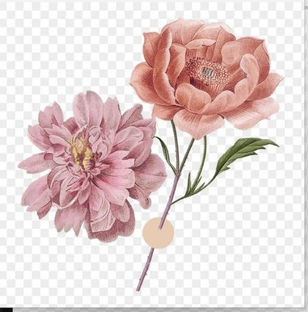
#> input picture assets/flower.png, 308 x 312 px, shrunk from 630 x 640 before the run, given in place of flower.jpg, which was not available
$ python pract2.py
#> lines starting #> are read from the running program, lines starting #| are printed output that depends on the picture; pictures that were not available may be replaced by others from this repository, and a replacement may not be noted
# [79 lines of commented-out code are left out]


import cv2
import numpy as np

img1 = cv2.imread("/Users/vikas/PBL/flower.jpg")
#> img1 is the input picture: shape (312, 308, 3); mean B, G, R 211.1, 212.5, 228.2
img2 = cv2.imread("/Users/vikas/PBL/flower2.jpg")
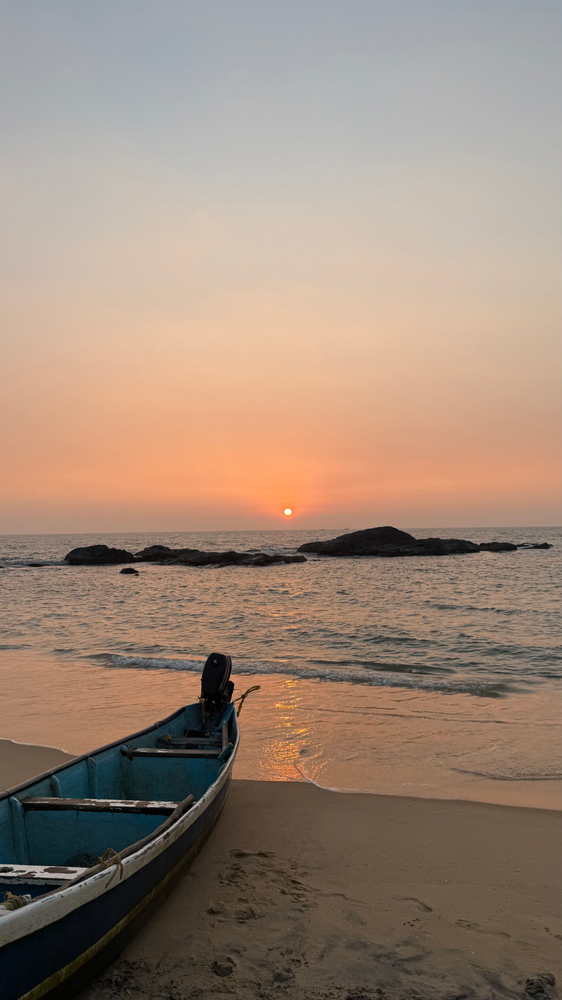
#> input picture assets/beach.png, 562 x 1000 px, shrunk from 1152 x 2048 before the run, given in place of flower2.jpg, which was not available
#> img2 is the input picture: shape (1000, 562, 3); mean B, G, R 119.9, 135.4, 156.3

dest_not1 = cv2.bitwise_not(img1, mask=None)
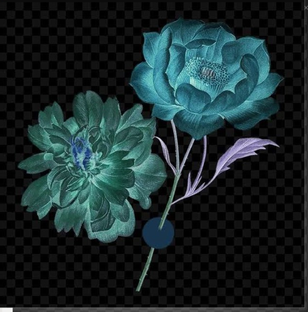
#> dest_not1: shape (312, 308, 3); mean B, G, R 43.9, 42.5, 26.8
dest_not2 = cv2.bitwise_not(img2, mask=None)
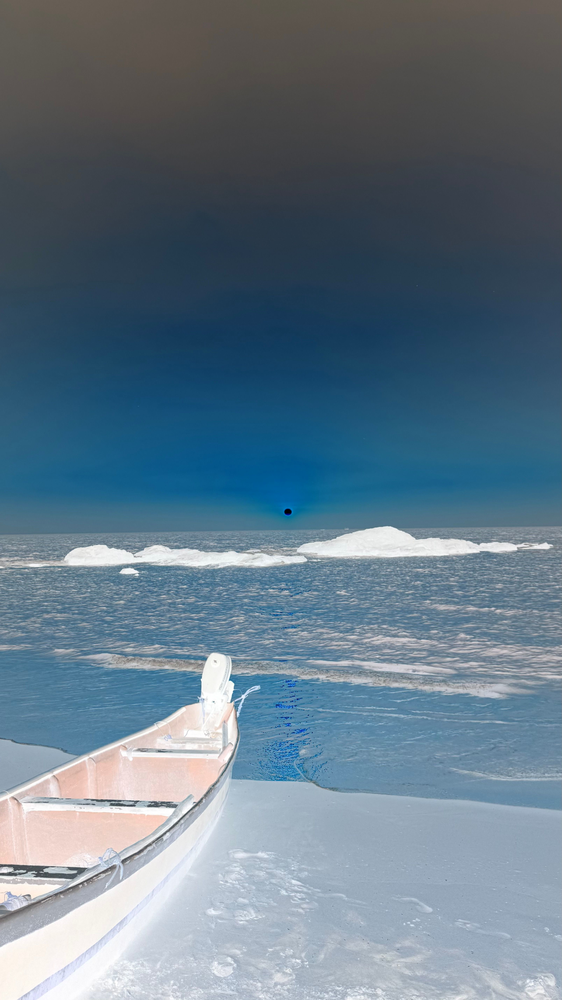
#> dest_not2: shape (1000, 562, 3); mean B, G, R 135.1, 119.6, 98.7

cv2.imshow("MEHAK", dest_not1)
cv2.imshow("MEHAK", dest_not2)

if cv2.waitKey(0) & 0xff == 27:
#> (key Esc is pressed here)
    cv2.destroyAllWindows()
